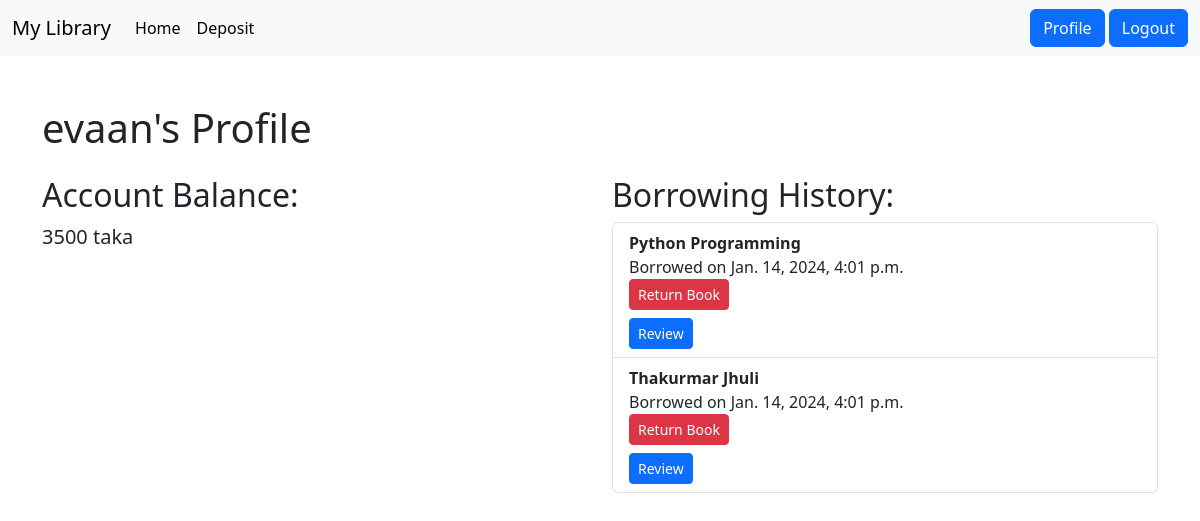
The app's page /profile/ (signed in), older data.
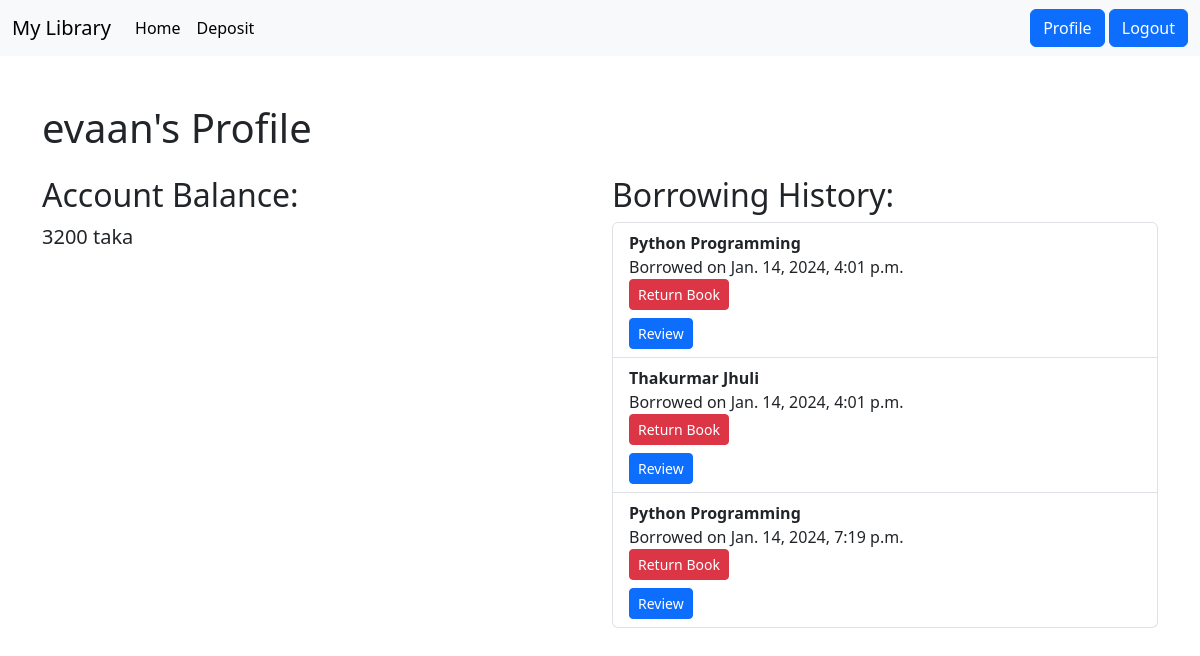
The same page, newer data.
### books/models.py (models this page shows, shortened)
class UserModel (models.Model):
   user = models.OneToOneField(User, related_name='myUser', on_delete=models.CASCADE)
   balance = models.IntegerField(default = 0)
   userReview = models.ForeignKey(Book,on_delete= models.CASCADE,blank = True,null = True ,default  = None)

class BorrowedBook(models.Model):
    user = models.ForeignKey(User, on_delete=models.CASCADE,blank = True,null = True )
    book = models.ForeignKey(Book, on_delete=models.CASCADE,blank = True,null = True )
    borrowed_date = models.DateTimeField(auto_now_add=True)
    returned_date = models.DateTimeField(null=True, blank=True)
    returned = models.BooleanField(default=False)

class Book(models.Model):
    title = models.CharField(max_length = 20)
    desc = models.TextField()
    image = models.ImageField(upload_to='uploads')
    bPrice = models.IntegerField()
    category = models.CharField(max_length = 15,choices=CATEGORY)
    userReview  = models.TextField(blank = True,null = True)

### books/views.py (the view)
# urls.py: path('profile/', profile, name='profile'),
@login_required
def profile(request):
    user_model = UserModel.objects.get(user=request.user)
    borrowed_books = BorrowedBook.objects.filter(user=request.user)
    return render(request, 'profile.html', {'user_model': user_model, 'borrowed_books': borrowed_books})

### books/templates/profile.html (shortened to what this page needs)
{% extends 'base.html' %}
{% block content %}
  <div class="container mt-5">
    <h1 class="mb-4">{{ user_model.user.username }}'s Profile</h1>
    <div class="row">
      <div class="col-md-6">
        <h2>Account Balance:</h2>
        <p class="lead">{{ user_model.balance }} taka</p>
      </div>
      <div class="col-md-6">
        <h2>Borrowing History:</h2>
        <ul class="list-group">
          {% for borrowed_book in borrowed_books %}
            <li class="list-group-item">
              <strong>{{ borrowed_book.book.title }}</strong>
              <br>
              Borrowed on {{ borrowed_book.borrowed_date }}
              <br>
              <div class="mb-2">
                {% if not borrowed_book.returned %}
                  <a href="{% url 'return-book' borrowed_book.id %}" class="btn btn-danger btn-sm">Return Book</a>
                {% endif %}
              </div>
              <a href="{% url 'review-book' book_id=borrowed_book.book.id %}" class="btn btn-primary btn-sm">Review</a>
            </li>
          {% endfor %}
        </ul>
      </div>
    </div>
  </div>
{% endblock %}

### templates/base.html (shortened to what this page needs)
<!doctype html>
<html lang="en">
  <head>
    <link href="https://cdn.jsdelivr.net/npm/bootstrap@5.3.2/dist/css/bootstrap.min.css" rel="stylesheet">
  </head>
  <body>
    <nav class="navbar navbar-expand-lg bg-body-tertiary">
        <div class="container-fluid">
          <a class="navbar-brand" href="#">My Library</a>
          <div class="collapse navbar-collapse" id="navbarSupportedContent">
            <ul class="navbar-nav me-auto mb-2 mb-lg-0">
              <li class="nav-item">
                <a class="nav-link active" aria-current="page" href="{% url 'home' %}">Home</a>
              </li>
              <li class="nav-item">
                <a class="nav-link active" aria-current="page" href="{% url 'deposit-money' %}">Deposit</a>
              </li>
            </ul>
            <div>
              {% if request.user.is_authenticated %}
              <a class="btn btn-primary" href="{% url 'profile' %}">Profile</a>
                <a class=" btn btn-primary"  href="{% url 'logout' %}">Logout</a>
              {% else %}
                <a class="btn btn-primary" href="{% url 'register' %}">Register</a>
                <a class="btn btn-primary" href="{% url 'login' %}">Login</a>
              {% endif %}
            </div>
          </div>
        </div>
      </nav>
    {% block content %}
    {% endblock %}
  </body>
</html>

Row changes from the older to the newer data that the page shows:
changed UserModel "evaan": balance "3500" → "3200"
added BorrowedBook: book "Python Programming", borrowed_date "Jan. 14, 2024, 7:19 p.m.", returned "Return Book"
